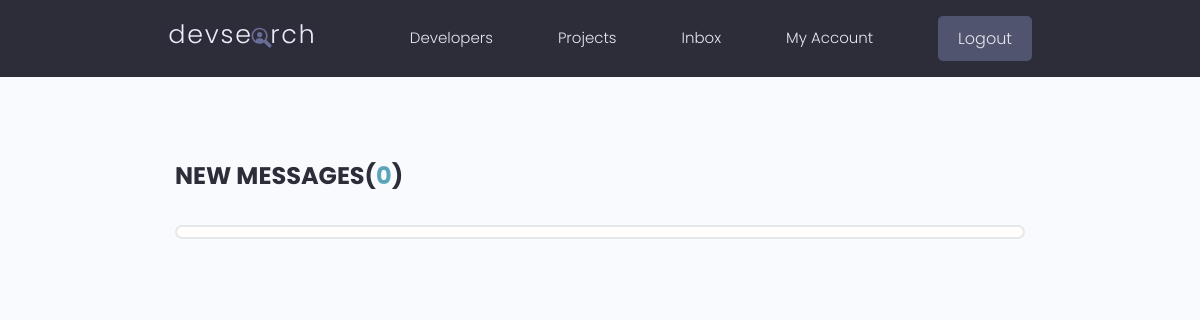
Page /inbox/ (signed in) on the earlier database version.
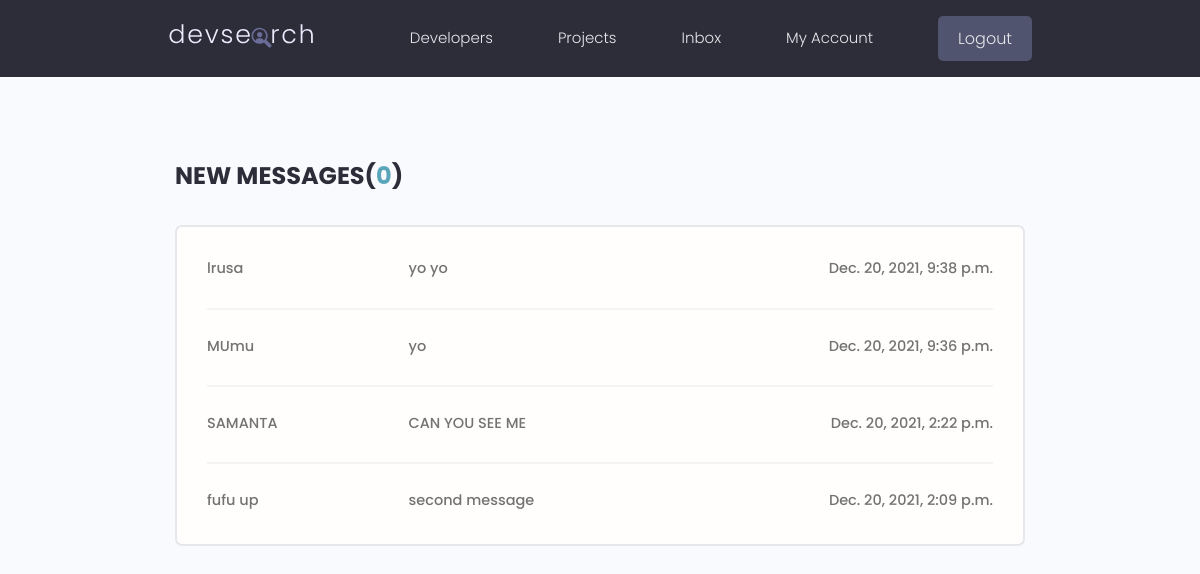
Same page on the later database version.
### users/models.py (models this page shows, shortened)
class Message(models.Model):
    sender = models.ForeignKey(Profile, on_delete=models.SET_NULL, null=True, blank=True)
    recipient = models.ForeignKey(Profile, on_delete=models.SET_NULL, null=True, blank=True, related_name="messages")
    name = models.CharField(max_length=200, null=True, blank=True)
    email = models.CharField(max_length=200, null=True, blank=True)
    subject = models.CharField(max_length=200, null=True, blank=True)
    body = models.TextField()
    is_read = models.BooleanField(default=False, null=True)
    created = models.DateTimeField(auto_now_add=True)
    id = models.UUIDField(default=uuid.uuid4, unique=True, primary_key=True, editable=False)
    class Meta:
        ordering = ['is_read', '-created']

### users/views.py (the view)
# urls.py: path('inbox/', views.inbox, name='inbox'),
@login_required(login_url='login')
def inbox(request):
    profile = request.user.profile
    messageRequests = profile.messages.all()
    unreadCount = messageRequests.filter(is_read=False).count()
    context = {'messageRequests': messageRequests, 'unreadCount': unreadCount }
    return render(request, 'users/inbox.html', context)

### users/templates/users/inbox.html
{% extends 'main.html' %}
{% block content %}
  <main class="inbox my-xl">
    <div class="content-box">
      <h3 class="inbox__title">New Messages(<span>{{unreadCount}}</span>)</h3>
      <ul class="messages">
        {% for message in messageRequests %}
        {% if message.is_read == False %}
        <li class="message message--unread">
        {% else %}
        <li class="message">
        {% endif %}
          <a href="{% url 'message' message.id %}">
            <span class="message__author">{{message.name}}</span>
            <span class="message__subject">{{message.subject}}</span>
            <span class="message__date">{{message.created}}</span>
          </a>
        </li>
        {% endfor %}
      </ul>
    </div>
  </main>
  {% endblock content %}

Differences in the rows shown:
added Message: name "lrusa", subject "yo yo", created "Dec. 20, 2021, 9:38 p.m."
added Message: name "MUmu", subject "yo", created "Dec. 20, 2021, 9:36 p.m."
added Message: name "SAMANTA", subject "CAN YOU SEE ME", created "Dec. 20, 2021, 2:22 p.m."
added Message: name "fufu up", subject "second message", created "Dec. 20, 2021, 2:09 p.m."
